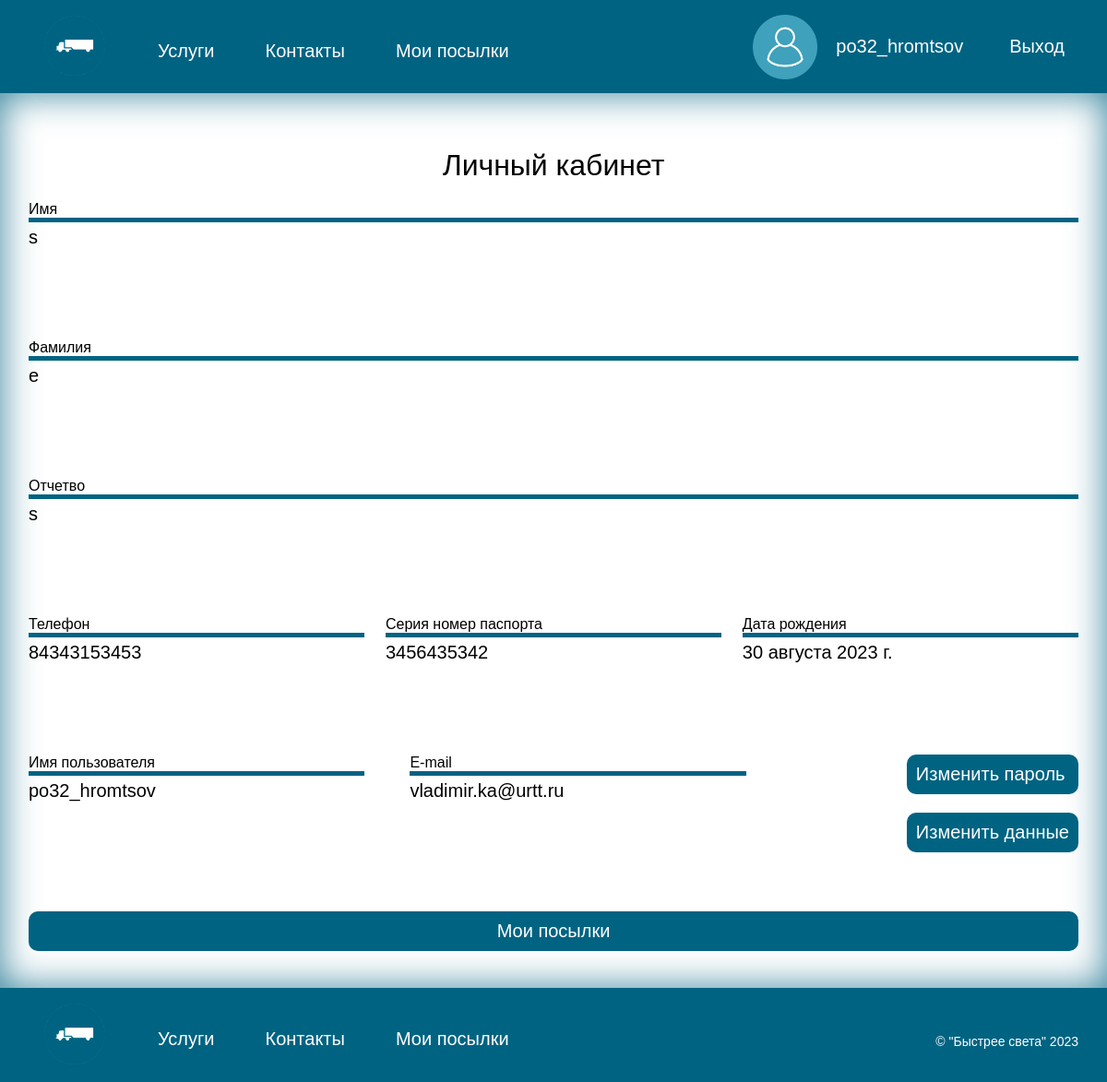
Screenshot of /account/ (signed in) with the database file from the repository.
### navigate/models.py (models this page shows, shortened)
class CustomUser(AbstractUser):
    ROLE_CHOICES = [
        ('Клиент', 'Клиент'),
        ('Сотрудник', 'Сотрудник'),
        ('Водитель', 'Водитель'),
        ('Администратор', 'Администратор'),
    ]
    first_name = models.CharField(max_length=50, verbose_name='Имя', null=True)
    last_name = models.CharField(max_length=50, verbose_name='Фамилия', null=True)
    patronymic = models.CharField(max_length=50, verbose_name='Отчество', null=True)
    phone_number = models.CharField(max_length=11, verbose_name='Номер телефона', null=True)
    passport = models.CharField(max_length=10, verbose_name='Серия номер паспорта', unique=True, null=True)
    date_of_birth = models.DateField(verbose_name='Дата рождения', null=True)
    role = models.CharField(max_length=200,
                              choices=ROLE_CHOICES,
                              default='Клиент',
                              verbose_name='Роль')
    class Meta:
        verbose_name = "Пользователя"
        verbose_name_plural = "Пользователи"

### navigate/views.py (the view)
# urls.py: path('account/', views.personalAccView, name='account'),
def personalAccView(request):
    user = request.user
    if user.is_authenticated and not user.is_anonymous:
        return render(request, 'account.html', {'user': user})
    else:
        return redirect('login')

### templates/account.html (shortened to what this page needs)
{% extends 'base.html' %}
{%load static %}
{% block content %}
<main>
    <div class="container">
        <h2 style="text-align: center; margin-bottom: 20px;">Личный кабинет</h2>
        <div class="wrapper">
          <div class="wrapper-div">
              <h3>Имя</h3>
              <p>{{user.first_name}}</p>
          </div>
         <div class="wrapper-div">
              <h3>Фамилия</h3>
              <p>{{user.last_name}}</p>
          </div>
          <div class="wrapper-div">
              <h3>Отчетво</h3>
              <p>{{user.patronymic}}</p>
          </div>
            <div class="wrapper-div-line3">
          <div class="wrapper-div">
              <h3>Телефон</h3>
              <p>{{user.phone_number}}</p>
          </div>
            <div class="wrapper-div">
              <h3>Серия номер паспорта</h3>
              <p>{{user.passport}}</p>
            </div>
            <div class="wrapper-div">
              <h3>Дата рождения</h3>
              <p>{{user.date_of_birth}}</p>
            </div>
    </div>
            <div class="wrapper-div-line4">
                <div class="wrapper-div">
                    <h3>Имя пользователя</h3>
                    <p>{{user.username}}</p>
                </div>
                <div class="wrapper-div">
                    <h3>E-mail</h3>
                    <p>{{user.email}}</p>
                </div>
                <div>
                 <a class="chenge-bottom" href="{% url 'password_change' %}">Изменить пароль</a>
                <a class="chenge-bottom" href="{%url 'account_edit'%}" type="submit">Изменить данные</a>
            </div>
            </div>
        </div>
        <div class="command">
            <a class="list-bottom" href="{%url 'mypakeges'%}">Мои посылки</a>
        </div>
  </div>
</main>
{% endblock %}

### templates/base.html (shortened to what this page needs)
<!DOCTYPE html>
<html lang="ru">
<head>
    {%load static %}
    <link rel="stylesheet" href="{% static "css/style.css" %}">
</head>
<body >
    <header>
        <nav class="container header-nav">
            <a href="{%url 'home'%}">
                <img src="{% static "image/logo.png" %}" alt="лого" height="70" width="70">
            </a>
            <ul class="nav-list">
               {% if user.role == 'Клиент' or  not user.is_authenticated %}
                <li class="nav-list-item"><a href="{%url 'services'%}" style="color: #FFFFFF">Услуги</a></li>
                <li class="nav-list-item"><a href="{%url 'contact'%}" style="color: #FFFFFF">Контакты</a></li>
                    {%if user.is_authenticated %}
                        <li class="nav-list-item"><a href="{%url 'mypakeges'%}" style="color: #FFFFFF">Мои посылки</a></li>
                    {% endif %}
                {% elif user.role == 'Сотрудник' or user.role == 'Администратор' %}
                <li class="nav-list-item"><a href="{%url 'employeerpakages'%}" style="color: #FFFFFF">Посылки</a></li>
                <li class="nav-list-item"><a href="{%url 'createPakagesEmployeer'%}" style="color: #FFFFFF">Создать Посылку</a></li>
                {% endif %}
            </ul>
            <div class="signin">
                {% if user.is_authenticated %}
                    <a href="{%url 'account'%}" style="color: #FFFFFF">
                        <div class="user-header">
                            <img src="{% static "image/user2.png" %}" alt="лого" height="70" width="70">
                            <p class="user-header-p">{{user.username}}</p>
                        </div>
                    </a>
                    <a href="{% url 'logout' %}" style="margin-left: 20px; color: #FFFFFF">Выход</a>
                {% else %}
                    <a href="{%url 'login'%}" style="color: #FFFFFF">Войти</a>
                    <a href="{%url 'signup'%}" style="margin-left: 20px;color: #FFFFFF">Зарегистрироваться</a>
                {% endif %}
            </div>
        </nav>
    </header>
    {% block content %}
    {% endblock %}
    <footer>
        <div class="container header-nav">
            <a href="{%url 'home'%}">
                <img src="{% static "image/logo.png" %}" alt="лого" height="70" width="70">
            </a>
             <ul class="nav-list">
               {% if user.role == 'Клиент' or  not user.is_authenticated %}
                <li class="nav-list-item"><a href="{%url 'services'%}" style="color: #FFFFFF">Услуги</a></li>
                <li class="nav-list-item"><a href="{%url 'contact'%}" style="color: #FFFFFF">Контакты</a></li>
                    {%if user.is_authenticated %}
                        <li class="nav-list-item"><a href="{%url 'mypakeges'%}" style="color: #FFFFFF">Мои посылки</a></li>
                    {% endif %}
                {% elif user.role == 'Сотрудник' or user.role == 'Администратор' %}
                <li class="nav-list-item"><a href="{%url 'employeerpakages'%}" style="color: #FFFFFF">Посылки</a></li>
                <li class="nav-list-item"><a href="{%url 'createPakagesEmployeer'%}" style="color: #FFFFFF">Создать Посылку</a></li>
                {% endif %}
            </ul>
            <p class="copiright">&copy; "Быстрее света" 2023</p>
        </div>
    </footer>
</body>
</html>

### static/css/style.css (style rules this page uses)
* { color: black; padding: 0px; margin: 0px; border: none; font-size: 20px; font-family: Arial, Helvetica, sans-serif; }
*, *::before, *::after { box-sizing: border-box; }
a, a:link, a:visited { text-decoration: none; }
aside, nav, footer, header, section, main { display: block; }
h1, h2, h3, h4, h5, h6, p { font-size: inherit; font-weight: inherit; }
ul, ul li { list-style: none; }
img { vertical-align: top; }
img, svg { max-width: 100%; height: auto; }
.container { max-width: 1170px; margin-left: auto; margin-right: auto; padding-left: 16px; padding-right: 16px; margin-bottom: 0; margin-top: 0; }
header { padding: 10px 0px; background-color: #006382; }
.header-nav { display: flex; justify-content: flex-start; }
.nav-list { display: flex; justify-content: flex-start; align-items: center; }
.nav-list-item { margin-top: 10px; margin-left: 25px; color: white; }
.signin { display: flex; align-items: center; margin-left: auto; }
footer { margin: 0; background-color: #006382; padding: 10px 0; }
.copiright { color: white; display: flex; align-items: center; margin-left: auto; font-size: 14px; margin-top: 15px; }
main { min-height: 100vh; padding-top: 40px; padding-bottom: 40px; box-shadow: inset 0px 0px 40px rgba(0, 99, 130, 0.8); }
.container { width: 1170px; margin-left: auto; margin-right: auto; padding-left: 16px; padding-right: 16px; margin-bottom: 0; margin-top: 0; }
body { min-width: 1170px; }
main { min-height: 90vh; padding-top: 40px; padding-bottom: 40px; box-shadow: inset 0px 0px 40px rgba(0, 99, 130, 0.8); }
h2 { font-size: 32px; text-align: center; margin-top: 20px; margin-bottom: 20px; }
.user-header { display: flex; align-item: center; flex-direction: row; justify-content: center; text-align: center; }
.user-header-p { margin-left: 20px; color: white; display: flex; text-align: center; justify-content: center; align-items: center; }
a { color:#666; background-image: linear-gradient(to top, #feffff, #006382); background-repeat: no-repeat; background-size: 0 100%; border-radius: 4px; text-decoration: none; padding: 5px 15px; transition: 0.3s; }
.wrapper { display: flex; flex-direction: column; }
.wrapper-div { display: flex; flex-direction: column; height: 150px; }
.wrapper-div-line3 { display: flex; flex-direction: row; justify-content: space-between; }
.wrapper-div-line4 { display: flex; align-item: center; flex-direction: row; justify-content: space-between; text-align: center; }
.wrapper-div-line4 > .wrapper-div { display: flex; flex-direction: column; }
.wrapper-div-line4 > .wrapper-div { min-width: 32%; }
.wrapper-div-line3 > .wrapper-div { min-width: 32%; }
.wrapper-div > h3 { border-bottom: 5px solid #006382; font-size: 16px; margin-bottom: 5px; text-align: start; }
.wrapper-div > p { text-align: start; }
.list-bottom { color: white; background-color: #006382; padding: 10px; margin-top: 20px; border-radius: 10px; display: flex; text-align: center; align-items: center; justify-content: center; min-width:100% }
.chenge-bottom { color: white; background-color: #006382; padding: 10px; margin-bottom: 20px; margin-left: 125px; border-radius: 10px; display: flex; max-height: 50px; text-align: center; align-items: center; }

### rows the page displays
CustomUser: username "po32_hromtsov", first_name "s", last_name "e", patronymic "s", phone_number "84343153453", passport "3456435342", date_of_birth "30 августа 2023 г.", email "vladimir.ka@urtt.ru"
